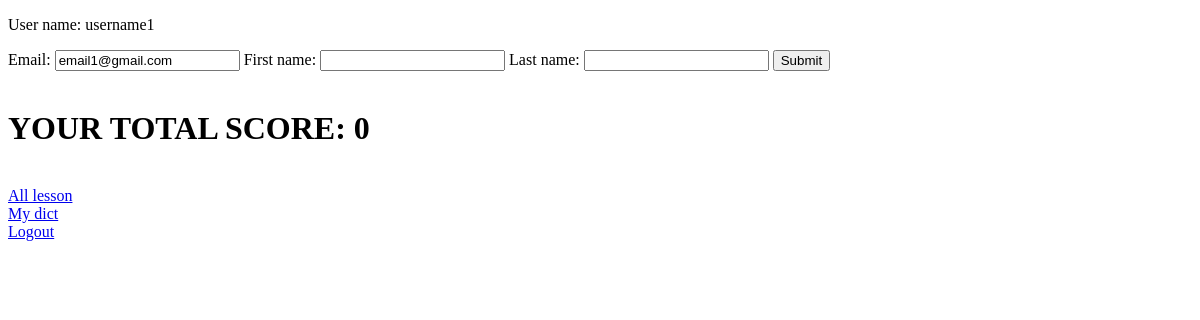
Page /user/ (signed in) on the earlier database version.
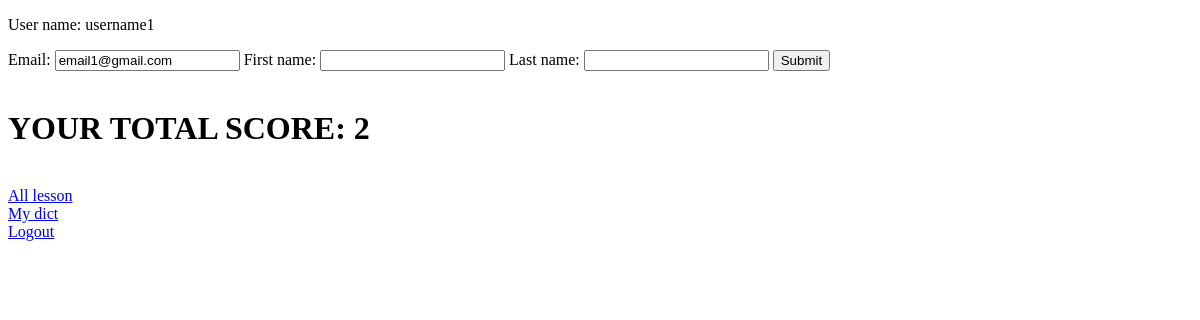
Same page on the later database version.
### users/models.py (models this page shows)
class Score(models.Model):
    user = models.ForeignKey(User, on_delete=models.CASCADE)
    score = models.IntegerField()

### users/views.py (the view)
# urls.py: path('user/', views.user_handler, name='user'),
@login_required(login_url='/login')
def user_handler(request):
    user = User.objects.get(username=request.user.username)
    if request.method == 'POST':
        user.email = request.POST.get('email')
        user.first_name = request.POST.get('first_name')
        user.last_name = request.POST.get('last_name')
        user.save()
    user = User.objects.get(username=request.user.username)
    user_score = Score.objects.filter(user=user).first()
    if not user_score:
        user_score = Score(user=user, score=0)
        user_score.save()
    return render(request, 'user-profile.html', {'user': user, 'user_score': user_score})

### templates/user-profile.html (shortened to what this page needs)
<!DOCTYPE html>
<html lang="en">
<head>
</head>
<body>
<form method="post" action="/user/">
    <p>User name: {{ user.username }}</p>
    <label for="email">Email: </label>
    <input name="email" id="email" type="email" value="{{ user.email }}">
    <label for="first_name:">First name: </label>
    <input name="first_name" id="first_name" type="text" value="{{ user.first_name }}">
    <label for="last_name">Last name: </label>
    <input name="last_name" id="last_name" type="text" value="{{ user.last_name }}">
    <input type="submit">
</form>
<br>
<h1>YOUR TOTAL SCORE: {{ user_score.score }}</h1>
<br>
<a href="/lesson/">All lesson</a>
<br>
<a href="/words/">My dict</a>
<br>
<a href="/logout">Logout</a>
</body>
</html>

Differences in the rows shown:
changed Score: score "0" → "2"
